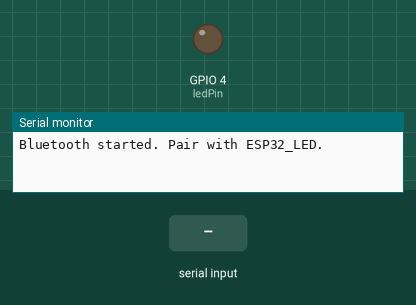
This sketch was run on a simulated ESP32. Shown: output pins drawn as LEDs (lit = HIGH), the last lines printed to the serial monitor. The test bench sets the inputs (shaded band). Nothing arrives over Bluetooth unless stated.

Above: at 1.2 s.
1.3 s: "0" received over the second serial link
At 2.5 s:
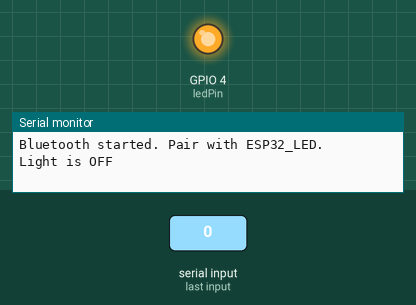
2.8 s: "1" received over the second serial link
At 3.7 s:
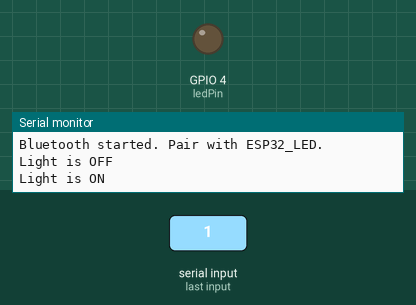
Timing chart, 0 to 5.8 s (numbered marks = the images above; inputs shaded):
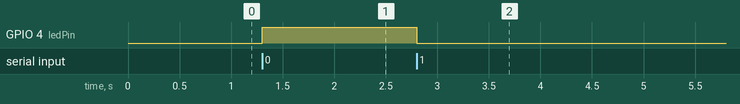

The sketch:

Light_control.ino
```cpp
#include "BluetoothSerial.h"

BluetoothSerial SerialBT;
const int ledPin = 4; // Use GPIO PIN for the Light

void setup() {
  pinMode(ledPin, OUTPUT);
  Serial.begin(115200);
  SerialBT.begin("ESP32-BT-Slave"); // Set Bluetooth name
  Serial.println("Bluetooth started. Pair with ESP32_LED.");
}

void loop() {
  if (SerialBT.available()) {
    int command = SerialBT.read(); // Read the ASCII value of the command

    // Handle the received command
    if (command == 49) { // ASCII code for '1'
      digitalWrite(ledPin, LOW); // Turn on LED
      Serial.println("Light is ON");
    } else if (command == 48) { // ASCII code for '0'
      digitalWrite(ledPin, HIGH); // Turn off LED
      Serial.println("Light is OFF");
    } else {
      SerialBT.println("Unknown command");
      Serial.println("Action: Unknown command received");
    }
  }
}
```

Measured:
- after the input at 1.3 s, GPIO 4 (ledPin): LOW → HIGH at once
- after the input at 2.8 s, GPIO 4 (ledPin): HIGH → LOW at once
